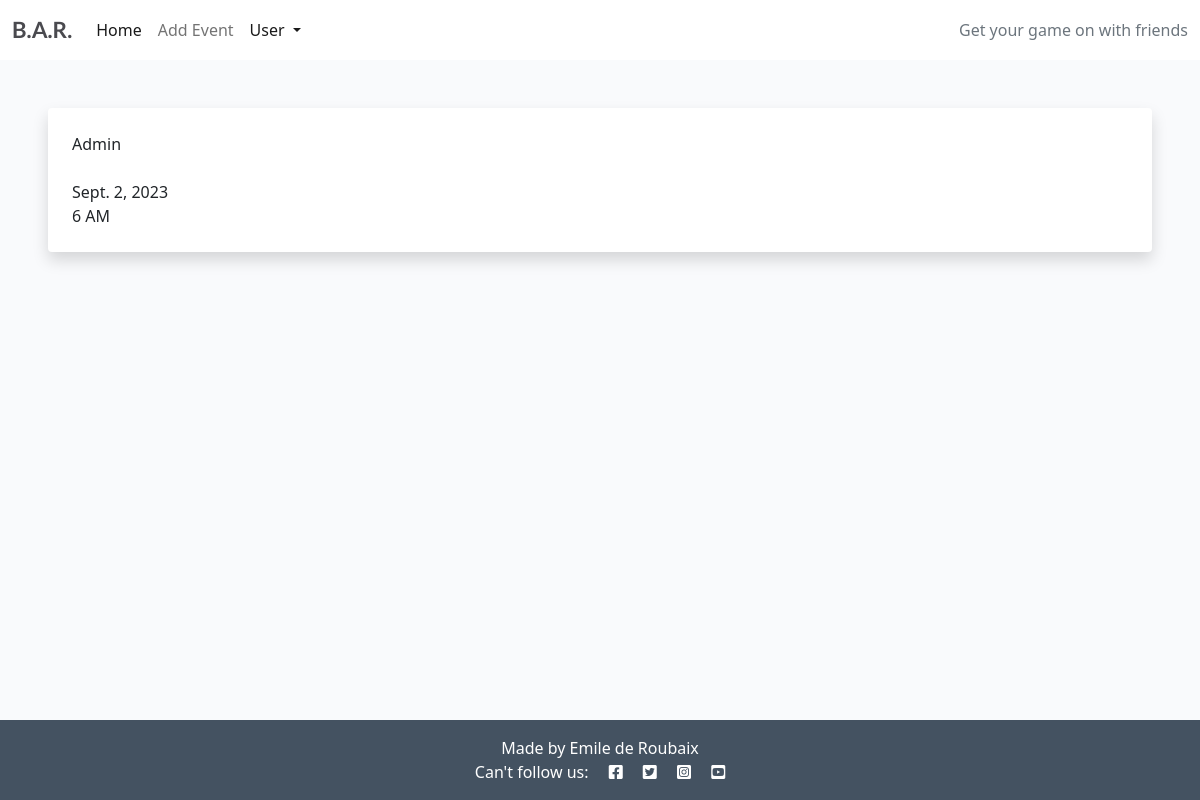
The app's page /booking-details/1 (signed in) with its own data.
### game_dates/models.py (models this page shows, shortened)
class Appointment(models.Model):
    user = models.ForeignKey(
        User, on_delete=models.CASCADE, null=True, blank=True)
    type = models.CharField(
        max_length=50, choices=SERVICE_CHOICES, default="Online gaming")
    day = models.DateField(default=datetime.now)
    time = models.CharField(
        max_length=24, choices=TIME_CHOICES)
    updated_on = models.DateTimeField(auto_now=True)
    description = models.CharField(
        max_length=50, null=True)
    content = models.TextField()
    created_on = models.DateTimeField(auto_now_add=True)
    approved = models.BooleanField(default=True)
    class Meta:
        ordering = ["-created_on"]

### game_dates/views.py (the view)
# urls.py: path('booking-details/<booking_id>', views.bookingDetails, name='bookingDetails'),
def bookingDetails(request, booking_id):
    booking = Appointment.objects.get(pk=booking_id)
    return render(request, 'bookingDetails.html', {'booking': booking})

### game_dates/templates/bookingDetails.html (shortened to what this page needs)
{% extends "base.html" %}
{% block content %}
{% if user.is_authenticated %}
<div class="shadow p-4 mb-5 bg-body bg-body rounded text-black  m-5 ">
    {{ booking.user }}<br/>
    {{ booking.description }}<br/>
    {{ booking.day }}<br/>
    {{ booking.time }}<br/>
</div>
{% else %}
<div class="shadow p-4 mb-5 bg-body bg-body rounded text-black  m-5 ">
    <h1 class="p-2  me-3">You Are Not Signed in!</h1>
    <a href="{% url 'register' %}" class="btn btn-primary shadow text-center">Sign in</a>
</div>
{% endif %}
{% endblock %}

### static/css/style.css (style rules this page uses)
body { background-color: #F9FAFC; }
.main-bg { background-color: #F9FAFC; }

### records on screen
Appointment: user "Admin", day "Sept. 2, 2023", time "6 AM"
